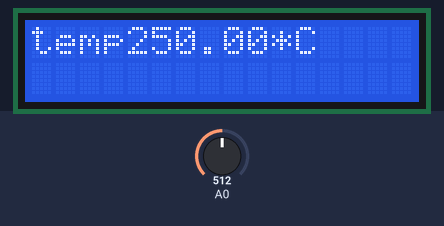
A sketch run on a simulated Arduino Uno, built with avr-gcc and run on an emulated ATmega328P. On the bench: 16×2 character LCD. The inputs (shaded band) are chosen by the test bench; at power-on: A0 = 512.

Above: at 1.2 s.
1.3 s: A0 set to 716
At 2.9 s:
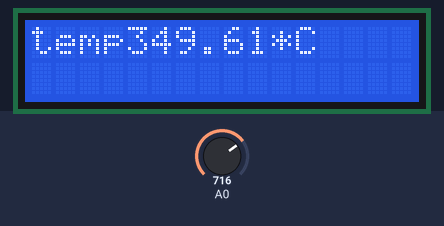
7.3 s: A0 set to 900
At 9.1 s:
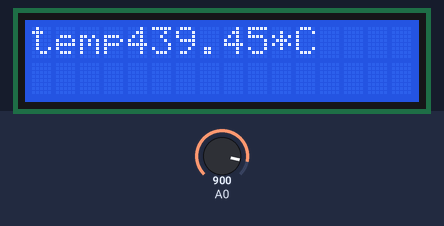
11.5 s: A0 set to 1023
At 12.5 s:
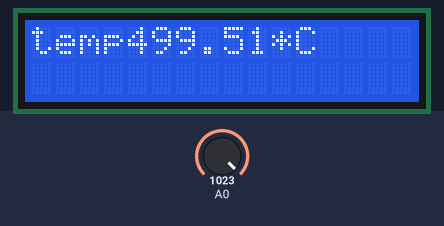
Timing chart, 0 to 14.5 s (numbered marks = the images above; inputs shaded):
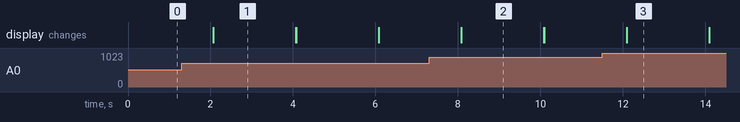

The sketch:

fakhr8.ino
```cpp
#include <LiquidCrystal.h>//include the library code
const int rs = 12, en = 11, d4 = 5, d5 = 4, d6 = 3, d7 = 2;//creat an lcd object
LiquidCrystal lcd(rs, en, d4, d5, d6, d7);


void setup() {
 lcd.begin(16,2);//set up the lcd number of columns and rows
}

void loop() {
float voltage=analogRead(A0);
float temp=voltage * 0.48828125;
lcd.setCursor(0,0);//prin the temperature on the lcd
lcd.print("temp");//print to the lcd
lcd.print(temp);//print to the lcd
lcd.print("*C");//print to the lcd
delay(2000);//time
lcd.clear();//clrae the lcd screan
}
```

Measured:
- after the input at 1.3 s, the display: first differs from a run without the input after 0.77 s (image 1)
- after the input at 7.3 s, the display: first differs from a run without the input after 0.78 s (image 2)
- after the input at 11.5 s, the display: first differs from a run without the input after 0.59 s (image 3)
- what the display in image 1 shows lasts 2.0 s, from 2.1 s to 4.1 s
